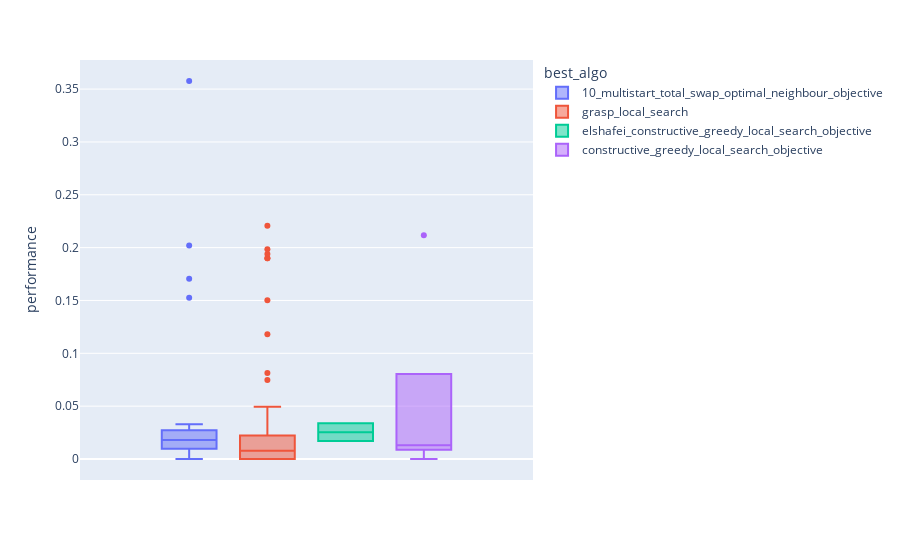

Notebook cell for this chart:
### Code cell
import plotly.express as px
px.box(best_algos_df, y="performance", color="best_algo")

### Figure 1 — Plotly figure (JSON) as saved in the notebook; plotly's stock layout.template omitted (floating-point values rounded to 4 significant figures)
{"data": [{"alignmentgroup": "True", "hovertemplate": "best_algo=10_multistart_total_swap_optimal_neighbour_objective<br>performance=%{y}<extra></extra>", "legendgroup": "10_multistart_total_swap_optimal_neighbour_objective", "marker": {"color": "#636efa"}, "name": "10_multistart_total_swap_optimal_neighbour_objective", "notched": false, "offsetgroup": "10_multistart_total_swap_optimal_neighbour_objective", "orientation": "v", "showlegend": true, "type": "box", "x0": " ", "xaxis": "x", "y": [0.002624, 0.01242, 0.02973, 0.1705, 0.02145, 0.1526, 0.008748, 0.01567, 0.02078, 0.02617, 0.0107, 0.01471, 0.01601, 3.48e-05, 0.01993, 0.008789, 0.01078, 0.02369, 0.0003783, 0.01165, 0.02525, 0.02815, 0.3577, 0.2019, 0.03281, 0.0249, 0.001376, 0.007694], "y0": " ", "yaxis": "y"}, {"alignmentgroup": "True", "hovertemplate": "best_algo=grasp_local_search<br>performance=%{y}<extra></extra>", "legendgroup": "grasp_local_search", "marker": {"color": "#EF553B"}, "name": "grasp_local_search", "notched": false, "offsetgroup": "grasp_local_search", "orientation": "v", "showlegend": true, "type": "box", "x0": " ", "xaxis": "x", "y": [0.009677, 0.005118, 0, 0.1899, 0.1901, 0, 0.01444, 0.03939, 0, 0.009724, 0.0101, 0, 0, 0.194, 0.01916, 0, 0.08135, 0.024, 0.03137, 0, 0.0313, 0.02939, 0.03811, 0.01867, 0.01384, 0, 0.01705, 0.04536, 0.006406, 0.007716, 0, 0.01286, 0.1986, 0, 0, 0.001739, 0, 0.1501, 0.003945, 0.01502, 0.118, 0, 0.0003733, 0.02168, 0, 0.001155, 0.04934, 0.0001778, 0.01228, 0, 0.01189, 0.01413, 8.85e-05, 0.000115, 0.07469, 0.009081, 0.03206, 0, 0.03566, 0.01658, 0.02482, 0.0195, 0, 0.03332, 0, 0.01038, 0.004843, 0.01323, 0.001641, 0.007168, 0.01218, 0.001737, 0.03237, 0, 0.01303, 0, 0, 0.01044, 0, 0, 0, 0.2208, 0.004138, 0.01128, 0, 0, 0.03379, 0.006944, 0, 0, 0, 0.003971, 0], "y0": " ", "yaxis": "y"}, {"alignmentgroup": "True", "hovertemplate": "best_algo=elshafei_constructive_greedy_local_search_objective<br>performance=%{y}<extra></extra>", "legendgroup": "elshafei_constructive_greedy_local_search_objective", "marker": {"color": "#00cc96"}, "name": "elshafei_constructive_greedy_local_search_objective", "notched": false, "offsetgroup": "elshafei_constructive_greedy_local_search_objective", "orientation": "v", "showlegend": true, "type": "box", "x0": " ", "xaxis": "x", "y": [0.03379, 0.01697], "y0": " ", "yaxis": "y"}, {"alignmentgroup": "True", "hovertemplate": "best_algo=constructive_greedy_local_search_objective<br>performance=%{y}<extra></extra>", "legendgroup": "constructive_greedy_local_search_objective", "marker": {"color": "#ab63fa"}, "name": "constructive_greedy_local_search_objective", "notched": false, "offsetgroup": "constructive_greedy_local_search_objective", "orientation": "v", "showlegend": true, "type": "box", "x0": " ", "xaxis": "x", "y": [0.01306, 0.01172, 0, 0.03661, 0.2117], "y0": " ", "yaxis": "y"}], "layout": {"boxmode": "group", "legend": {"title": {"text": "best_algo"}, "tracegroupgap": 0}, "margin": {"t": 60}, "xaxis": {"anchor": "y", "domain": [0, 1]}, "yaxis": {"anchor": "x", "domain": [0, 1], "title": {"text": "performance"}}}}
